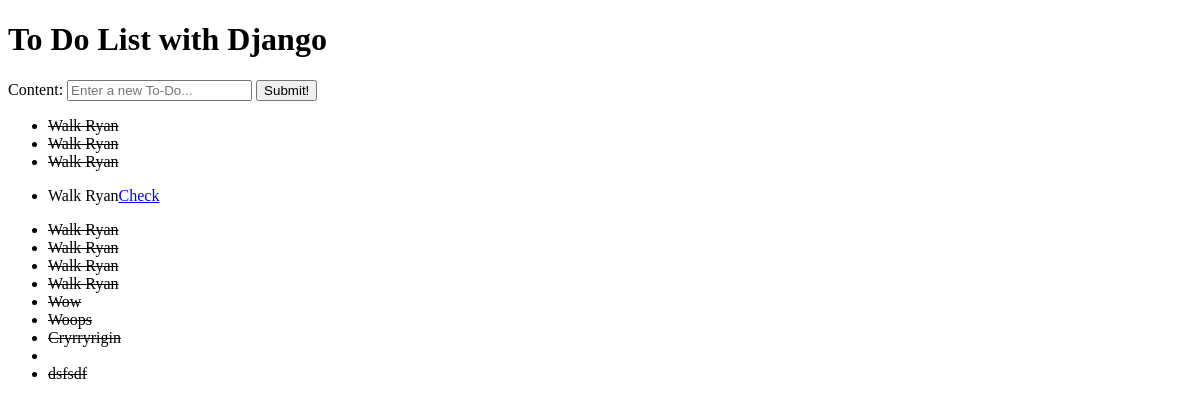
/todos/, run on an earlier commit of the app's database.
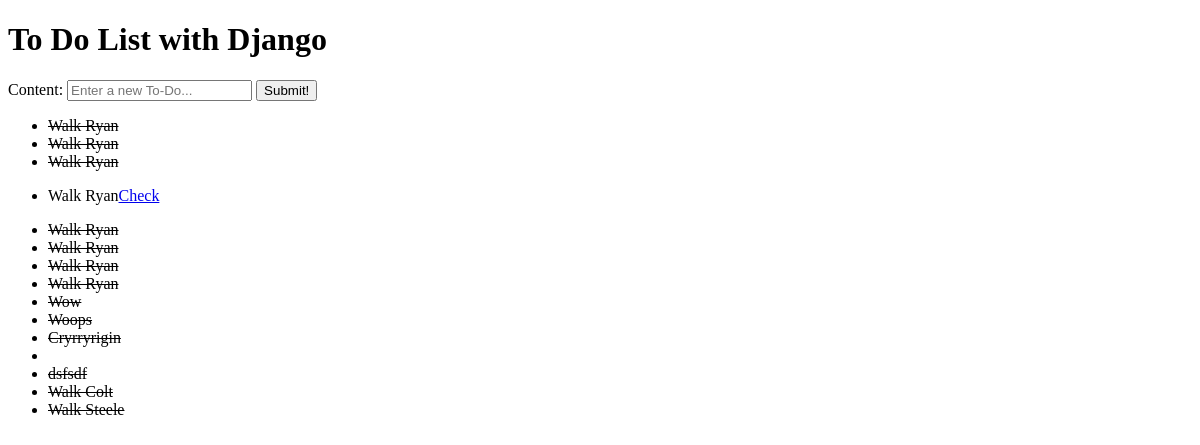
And on a later commit of the database.
### to_do_list_app/models.py (models this page shows, shortened)
class Item(models.Model):
    content = models.CharField(max_length = 255)
    is_done = models.BooleanField(default = False)
    created = models.DateTimeField(default = timezone.now())

### to_do_list_app/views.py (the view)
# urls.py: path("", views.index, name = "index"),
def index(request):
    items = Item.objects.all()
    return render(request, "./index.html", {
        "items": items
    })

### to_do_list_app/templates/index.html (shortened to what this page needs)
<!DOCTYPE html>
<html lang="ko">
<head>
</head>
<body>
    <h1>To Do List with Django</h1>
    <form action="{% url 'to_do_list:create' %}" method="POST">
        <label for="content">Content: </label>
        <input type="text" name="content" id="content" placeholder="Enter a new To-Do...">
        <button type="submit">Submit!</button>
    </form>
    {% if items %}
    <ul>
        {% for item in items %}
        <li>
            {% if item.is_done %}
            <del>{{ item.content }}</del>
            {% else %}
            <p>{{ item.content }}<a href="{% url 'to_do_list:check' item.id %}">Check</a></p>
            {% endif %}
        </li>
        {% endfor %}
    </ul>
    {% else %}
    <p>No items yet.</p>
    {% endif %}
</body>
</html>

What changed in the data, as far as the page shows it:
added Item: content "Walk Colt"
added Item: content "Walk Steele"
